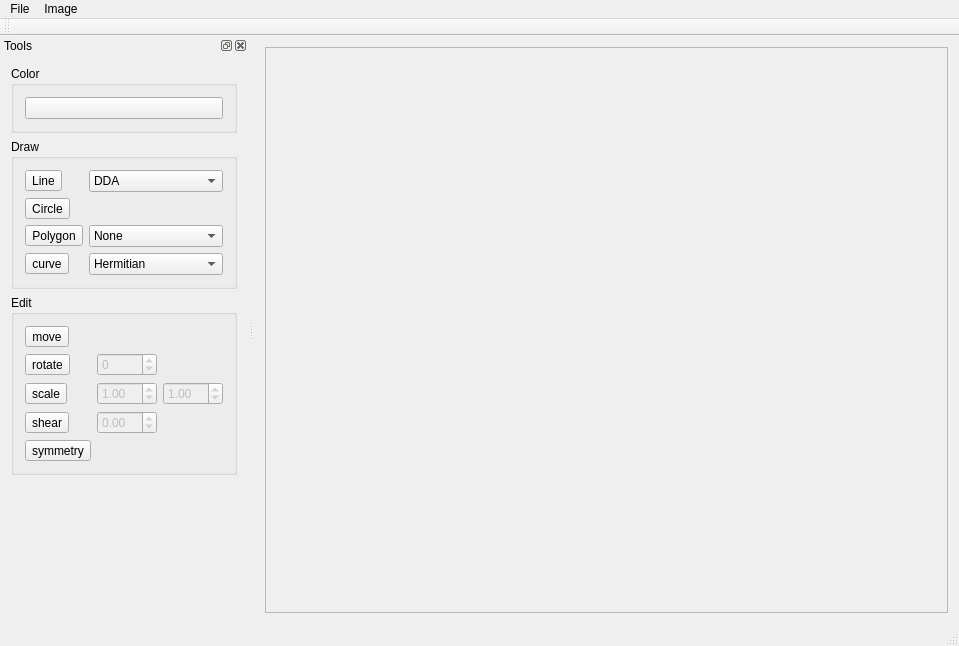
<?xml version="1.0" encoding="UTF-8"?>
<ui version="4.0">
 <class>ImageViewerClass</class>
 <widget class="QMainWindow" name="ImageViewerClass">
  <property name="geometry">
   <rect>
    <x>0</x>
    <y>0</y>
    <width>959</width>
    <height>646</height>
   </rect>
  </property>
  <property name="windowTitle">
   <string>ImageViewer</string>
  </property>
  <widget class="QWidget" name="centralWidget">
   <layout class="QVBoxLayout" name="verticalLayout_3">
    <item>
     <widget class="QScrollArea" name="scrollArea">
      <property name="widgetResizable">
       <bool>true</bool>
      </property>
      <widget class="QWidget" name="scrollAreaWidgetContents">
       <property name="geometry">
        <rect>
         <x>0</x>
         <y>0</y>
         <width>709</width>
         <height>571</height>
        </rect>
       </property>
      </widget>
     </widget>
    </item>
   </layout>
  </widget>
  <widget class="QMenuBar" name="menuBar">
   <property name="geometry">
    <rect>
     <x>0</x>
     <y>0</y>
     <width>959</width>
     <height>22</height>
    </rect>
   </property>
   <widget class="QMenu" name="menuFile">
    <property name="title">
     <string>File</string>
    </property>
    <addaction name="actionOpen"/>
    <addaction name="actionSave_as"/>
    <addaction name="separator"/>
    <addaction name="actionExit"/>
   </widget>
   <widget class="QMenu" name="menuImage">
    <property name="title">
     <string>Image</string>
    </property>
    <addaction name="actionClear"/>
   </widget>
   <addaction name="menuFile"/>
   <addaction name="menuImage"/>
  </widget>
  <widget class="QToolBar" name="mainToolBar">
   <attribute name="toolBarArea">
    <enum>TopToolBarArea</enum>
   </attribute>
   <attribute name="toolBarBreak">
    <bool>false</bool>
   </attribute>
  </widget>
  <widget class="QStatusBar" name="statusBar"/>
  <widget class="QDockWidget" name="dockWidget">
   <property name="windowTitle">
    <string>Tools</string>
   </property>
   <attribute name="dockWidgetArea">
    <number>1</number>
   </attribute>
   <widget class="QWidget" name="dockWidgetContents">
    <layout class="QVBoxLayout" name="verticalLayout">
     <item>
      <widget class="QGroupBox" name="groupBox">
       <property name="title">
        <string>Color</string>
       </property>
       <layout class="QVBoxLayout" name="verticalLayout_2">
        <item>
         <widget class="QPushButton" name="pushButtonSetColor">
          <property name="text">
           <string/>
          </property>
         </widget>
        </item>
       </layout>
      </widget>
     </item>
     <item>
      <widget class="QGroupBox" name="groupBox_2">
       <property name="title">
        <string>Draw</string>
       </property>
       <property name="checkable">
        <bool>false</bool>
       </property>
       <layout class="QFormLayout" name="formLayout">
        <item row="0" column="0">
         <widget class="QToolButton" name="toolButtonDrawLine">
          <property name="text">
           <string>Line</string>
          </property>
          <property name="checkable">
           <bool>true</bool>
          </property>
         </widget>
        </item>
        <item row="0" column="1">
         <widget class="QComboBox" name="comboBoxLineAlg">
          <item>
           <property name="text">
            <string>DDA</string>
           </property>
          </item>
          <item>
           <property name="text">
            <string>Bresenham</string>
           </property>
          </item>
         </widget>
        </item>
        <item row="1" column="0">
         <widget class="QToolButton" name="toolButtonDrawCircle">
          <property name="text">
           <string>Circle</string>
          </property>
          <property name="checkable">
           <bool>true</bool>
          </property>
         </widget>
        </item>
        <item row="2" column="0">
         <widget class="QToolButton" name="toolButtonDrawPolygon">
          <property name="text">
           <string>Polygon</string>
          </property>
          <property name="checkable">
           <bool>true</bool>
          </property>
         </widget>
        </item>
        <item row="2" column="1">
         <widget class="QComboBox" name="comboBoxFillingAlg">
          <item>
           <property name="text">
            <string>None</string>
           </property>
          </item>
          <item>
           <property name="text">
            <string>Solid</string>
           </property>
          </item>
          <item>
           <property name="text">
            <string>Nearest Neighbour</string>
           </property>
          </item>
          <item>
           <property name="text">
            <string>Barycentric</string>
           </property>
          </item>
         </widget>
        </item>
        <item row="3" column="0">
         <widget class="QToolButton" name="toolButtonDrawCurve">
          <property name="text">
           <string>curve</string>
          </property>
          <property name="checkable">
           <bool>true</bool>
          </property>
         </widget>
        </item>
        <item row="3" column="1">
         <widget class="QComboBox" name="comboBoxCurveAlg">
          <item>
           <property name="text">
            <string>Hermitian</string>
           </property>
          </item>
          <item>
           <property name="text">
            <string>Bezier</string>
           </property>
          </item>
         </widget>
        </item>
       </layout>
      </widget>
     </item>
     <item>
      <widget class="QGroupBox" name="groupBox_3">
       <property name="title">
        <string>Edit</string>
       </property>
       <layout class="QGridLayout" name="gridLayout">
        <item row="2" column="1">
         <widget class="QDoubleSpinBox" name="spinBoxScaleX">
          <property name="enabled">
           <bool>false</bool>
          </property>
          <property name="minimum">
           <double>-5.000000000000000</double>
          </property>
          <property name="maximum">
           <double>5.000000000000000</double>
          </property>
          <property name="singleStep">
           <double>0.100000000000000</double>
          </property>
          <property name="value">
           <double>1.000000000000000</double>
          </property>
         </widget>
        </item>
        <item row="4" column="0">
         <widget class="QToolButton" name="toolButtonEditShear">
          <property name="text">
           <string>shear</string>
          </property>
          <property name="checkable">
           <bool>true</bool>
          </property>
         </widget>
        </item>
        <item row="1" column="1">
         <widget class="QSpinBox" name="spinBoxRotation">
          <property name="enabled">
           <bool>false</bool>
          </property>
          <property name="minimum">
           <number>-360</number>
          </property>
          <property name="maximum">
           <number>360</number>
          </property>
         </widget>
        </item>
        <item row="5" column="0">
         <widget class="QToolButton" name="toolButtonSymmetry">
          <property name="text">
           <string>symmetry</string>
          </property>
         </widget>
        </item>
        <item row="1" column="0">
         <widget class="QToolButton" name="toolButtonEditRotation">
          <property name="text">
           <string>rotate</string>
          </property>
          <property name="checkable">
           <bool>true</bool>
          </property>
         </widget>
        </item>
        <item row="4" column="1">
         <widget class="QDoubleSpinBox" name="spinBoxShearFactor">
          <property name="enabled">
           <bool>false</bool>
          </property>
          <property name="minimum">
           <double>-5.000000000000000</double>
          </property>
          <property name="maximum">
           <double>5.000000000000000</double>
          </property>
          <property name="singleStep">
           <double>0.100000000000000</double>
          </property>
         </widget>
        </item>
        <item row="0" column="0">
         <widget class="QToolButton" name="toolButtonEditPosition">
          <property name="text">
           <string>move</string>
          </property>
          <property name="checkable">
           <bool>true</bool>
          </property>
         </widget>
        </item>
        <item row="2" column="0">
         <widget class="QToolButton" name="toolButtonEditScale">
          <property name="text">
           <string>scale</string>
          </property>
          <property name="checkable">
           <bool>true</bool>
          </property>
         </widget>
        </item>
        <item row="2" column="2">
         <widget class="QDoubleSpinBox" name="spinBoxScaleY">
          <property name="enabled">
           <bool>false</bool>
          </property>
          <property name="minimum">
           <double>-5.000000000000000</double>
          </property>
          <property name="maximum">
           <double>5.000000000000000</double>
          </property>
          <property name="singleStep">
           <double>0.100000000000000</double>
          </property>
          <property name="value">
           <double>1.000000000000000</double>
          </property>
         </widget>
        </item>
       </layout>
      </widget>
     </item>
     <item>
      <spacer name="verticalSpacer">
       <property name="orientation">
        <enum>Qt::Vertical</enum>
       </property>
       <property name="sizeHint" stdset="0">
        <size>
         <width>20</width>
         <height>40</height>
        </size>
       </property>
      </spacer>
     </item>
    </layout>
   </widget>
  </widget>
  <action name="actionOpen">
   <property name="text">
    <string>Open</string>
   </property>
   <property name="shortcut">
    <string>Ctrl+O</string>
   </property>
  </action>
  <action name="actionSave_as">
   <property name="text">
    <string>Save as</string>
   </property>
   <property name="shortcut">
    <string>Ctrl+S</string>
   </property>
  </action>
  <action name="actionClear">
   <property name="text">
    <string>Clear</string>
   </property>
  </action>
  <action name="actionExit">
   <property name="text">
    <string>Exit</string>
   </property>
   <property name="shortcut">
    <string>Alt+F4</string>
   </property>
  </action>
  <action name="actionResize">
   <property name="text">
    <string>Resize</string>
   </property>
  </action>
 </widget>
 <layoutdefault spacing="6" margin="11"/>
 <resources>
  <include location="ImageViewer.qrc"/>
 </resources>
 <connections/>
</ui>
